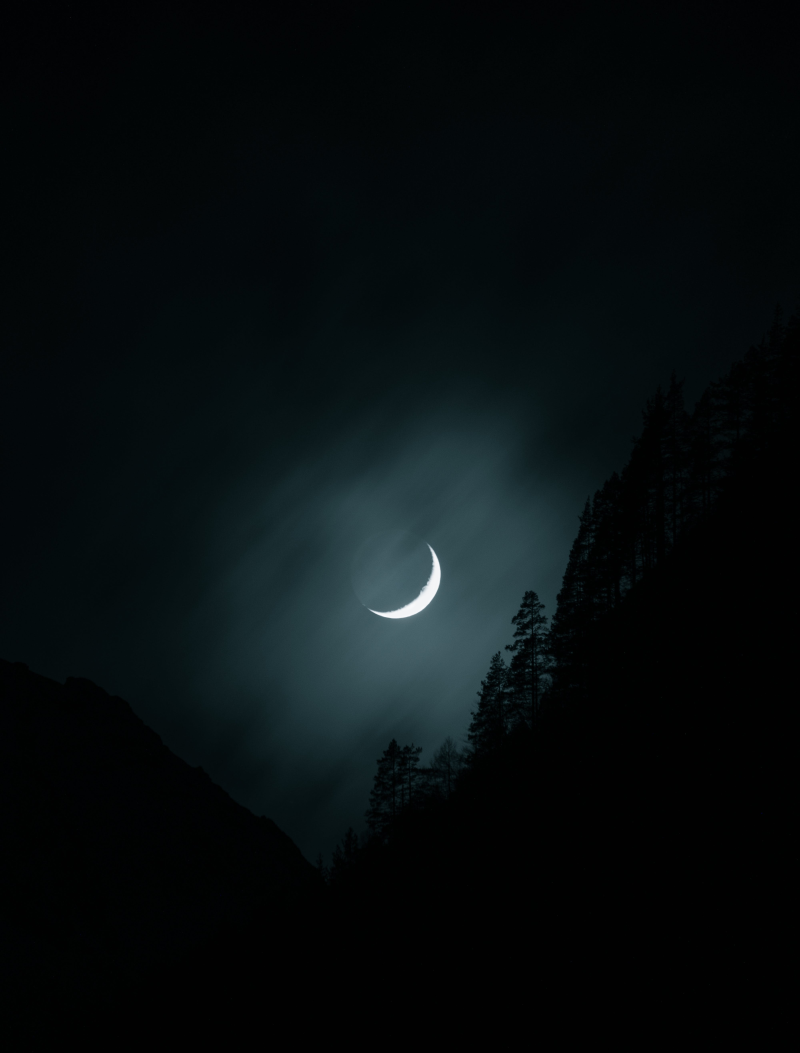
#> input picture moons/NO_test_antoine_2.jpg, 4000 x 5264 px (shown at 1/5 size)
$ python project_elec.py   (older library calls are emulated)
#> lines starting #> are read from the running program, lines starting #| are printed output that depends on the picture; after the words box and inside, x2 and y2 are one past the last pixel; in counts of white or black regions, pixels touching at a corner belong together
import numpy as np
from tkinter import *
from tkinter import Tk
from tkinter.filedialog import askopenfilenames
from tkinter import messagebox
import cv2

def preprocessing(img):
    #pre pocessing
    greyscale = cv2.cvtColor(img, cv2.COLOR_BGR2GRAY)
    blurred = cv2.GaussianBlur(greyscale, (7, 7), 0)
    size = min(img.shape[0],img.shape[1]) - 1 + (min(img.shape[0],img.shape[1])%2)
    binary = cv2.adaptiveThreshold(blurred, 255,cv2.ADAPTIVE_THRESH_GAUSSIAN_C, cv2.THRESH_BINARY,size,0)

    #clean artefacts
    kernel1 = cv2.getStructuringElement(cv2.MORPH_ELLIPSE,(5,5))
    kernel2 = cv2.getStructuringElement(cv2.MORPH_ELLIPSE,(int(size*0.01),int(size*0.01)))
    for i in range(5):
        morph = cv2.morphologyEx(binary, cv2.MORPH_OPEN, kernel1)
        morph = cv2.morphologyEx(morph, cv2.MORPH_CLOSE, kernel1)

    # [5 lines of commented-out code are left out]

    return morph

def sobel(img):
    """
    return the binarized sobel image
    sobel is done in both direction then weighted
    """
    size = min(img.shape[0],img.shape[1]) - 1 + (min(img.shape[0],img.shape[1])%2)
    grad_x = cv2.Sobel(img, cv2.CV_16S, 1, 0, ksize=3, scale=1, delta=0, borderType=cv2.BORDER_DEFAULT)
    grad_y = cv2.Sobel(img, cv2.CV_16S, 0, 1, ksize=3, scale=1, delta=0, borderType=cv2.BORDER_DEFAULT)
    abs_grad_x = cv2.convertScaleAbs(grad_x)
    abs_grad_y = cv2.convertScaleAbs(grad_y)
    wheighted = cv2.addWeighted(abs_grad_x, 0.5, abs_grad_y, 0.5, 0)
    binary = cv2.adaptiveThreshold(wheighted, 255,cv2.ADAPTIVE_THRESH_GAUSSIAN_C, cv2.THRESH_BINARY,size,0)

    #===TEST===
    # cv2.namedWindow("edges", cv2.WINDOW_NORMAL)
    # cv2.imshow("edges", binary)

    return binary

def find_circle(img):
    global edges
    circle_max = min(img.shape[0],img.shape[1])
    circle_min = int(circle_max*0.025)

    #edge detection
    kernel = cv2.getStructuringElement(cv2.MORPH_ELLIPSE,(3,3))
    edges = sobel(binary)
    edges = cv2.dilate(edges, kernel, 1)

    #correlation convolutions
    candidates = []
    for i in range(circle_max,circle_min,-max(10,int((circle_max-circle_min)*0.01))):
        r = i//2
        #generate circle
        circle = np.zeros((i, i), dtype=np.uint8)
        cv2.circle(circle, (r,r), r, (255, 255, 255), 1)

        #correlate
        matchup = cv2.matchTemplate(edges, circle, cv2.TM_CCORR)
        (minVal, maxVal, minLoc, maxLoc) = cv2.minMaxLoc(matchup) #DO NOT TOUTCH!
        top_x = maxLoc[0]
        top_y = maxLoc[1]

        #eval circle luminosity
        rect = edges[top_y:top_y+i, top_x:top_x+i]
        filt = cv2.bitwise_and(circle,rect)
        lum = np.mean(filt)*50

        #save values (center x, center y, radius, luminosity)
        candidates.append([top_x+r, top_y+r, r, int(lum)])

    candidates = np.array(candidates)# do not remove np array is required
    luminosities = candidates[:,3]

    #find local maximums
    #, height=np.mean(luminosities)/2
    #peaks, _ = find_peaks(luminosities, prominence=1.5, distance=50)
    peaks = sort_array(luminosities)

    global circles #required for graph display
    circles = candidates

    # [13 lines of commented-out code are left out]

    return candidates[peaks]

def sort_array(arr):
    """
    return an array of local maximums, sorted on the 'spikiness' of the points
    """
    result = []
    for i in range(3, len(arr) - 3):
        if all(arr[i] > x for x in arr[i-3:i]) and all(arr[i] > x for x in arr[i+1:i+4]):
            result.append(i)
    result.sort(key=lambda x: arr[x] - ((sum(arr[x-3:x]) + sum(arr[x+1:x+4])) / 6), reverse=True)
    return result

def get_luminosity(circle, img):
    global rect
    #crop to keep moon
    cx = int(circle[0])
    cy = int(circle[1])
    r = int(circle[2])
    rect = img[cy-r:cy+r, cx-r:cx+r]

    #attempt to fill holes & iregularities in moon
    rect = cv2.morphologyEx(rect, cv2.MORPH_OPEN, np.ones((3,3),np.uint8))
    rect = cv2.morphologyEx(rect, cv2.MORPH_CLOSE, np.ones((3,3),np.uint8))

    #evaluate luminosity of each half
    means_l = []
    means_r = []
    for i in rect:
        means_l.append(np.mean(i[:len(i)//2]))
        means_r.append(np.mean(i[len(i)//2:]))
    left = np.mean(means_l)/204
    right = np.mean(means_r)/204

    return left, right

def get_lunar_day(left, right):
    if right > left:
        day = 14.75*((left+right)/2)
    else:
        day = 14.75*(1-((left+right)/2))+14.75
    return day

def superpose(img1, img2):
    for i in range(len(img1)):
        for j in range(len(img1[0])):
            img2[i][j] = img1[i][j]

def output_img(img, graph, circle=None, day=None, left=None, right=None):
    size = min(img.shape[0],img.shape[1]) - 1 + (min(img.shape[0],img.shape[1])%2)

    if circle is not None:
        cv2.circle(img, (circle[0],circle[1]), circle[2], (255, 255, 0), 1)
        cv2.circle(img, (circle[0],circle[1]), 2, (255, 255, 0), -1)
        text_size = int(size*0.07)

    if (day is not None) or (day is not None) or (day is not None):
        tmp_rect = cv2.resize(rect, (int(size*0.25), int(size*0.25)))
        superpose(tmp_rect, img)
        cv2.line(img, (0,0), (0, len(tmp_rect)), (255, 0, 255), 1)
        cv2.line(img, (len(tmp_rect)//2,0), (len(tmp_rect)//2,len(tmp_rect)), (255, 0, 255), 1)
        cv2.line(img, (len(tmp_rect),0), (len(tmp_rect),len(tmp_rect)), (255, 0, 255), 1)
        cv2.line(img, (0,0), (len(tmp_rect), 0), (255, 0, 255), 1)
        cv2.line(img, (0, len(tmp_rect)), (len(tmp_rect), len(tmp_rect)), (255, 0, 255), 1)
        cv2.putText(img, f'Day: {int(day)} L: {round(left*100,2)}% R: {round(right*100,2)}%', (5, int(size*0.25)+(text_size//2)), cv2.FONT_HERSHEY_SIMPLEX, text_size/100, (255, 0, 255), 1, cv2.LINE_AA)

    #add luminosity graph (slow things down ALOT)
    graph = np.array(graph)
    max_lum = max(graph[:,3])
    for i in range(len(graph)):
        color = (255, 0, 255)
        if circle is not None and np.array_equal(graph[i],data[0]):
            color = (255, 255, 0)
        val = int(len(img) - ((graph[i][3]/max_lum)*(len(img)/4)))
        cv2.line(img, (i*2,len(img)), (i*2,val), color, 1)
    return img

# =====================================/ MAIN /==================================================================

if __name__ == "__main__":
    global circles
    global binary
    global edges

    Tk().withdraw()
    files = askopenfilenames()
#> the answer given: moons/NO_test_antoine_2.jpg

    for f in files:
        try:
            initial = cv2.imread(f)
#> initial is the input picture: shape (5264, 4000, 3); mean B, G, R 14.5, 12.9, 7
            size = max(len(initial),len(initial[0]))
#> size = 5264
            if (size > 2000):
                scale = 1-((size-2000)/size)
#> scale = 0.38
                initial = cv2.resize(initial, (int(len(initial[0])*scale), int(len(initial)*scale)))
#> initial: shape (2000, 1519, 3)
            binary = preprocessing(initial)
#> in preprocessing, `binary = cv2.adaptiveThreshold(blurred, 255,cv2.ADAPTIVE_THRESH_GAUSSI..`:
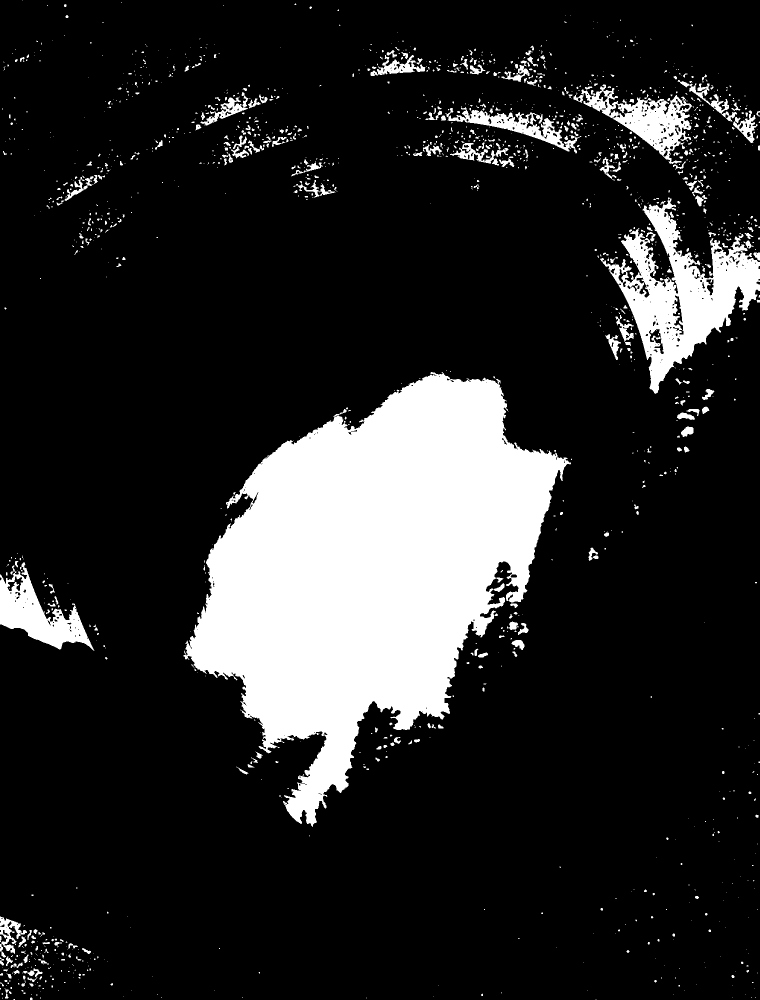
#> binary: shape (2000, 1519) (shown at 1/2 size); 15.8% white; 1588 white regions (1210 under 20 px), largest, box (x1, y1, x2, y2) and area: (367, 744, 1142, 1654) 364594, (1200, 395, 1519, 788) 44907, (0, 1124, 189, 1302) 13122
            data = find_circle(binary)
#> in sobel, `abs_grad_x = cv2.convertScaleAbs(grad_x)`: abs_grad_x: shape (2000, 1519); 1.4% white in thin lines or dots
#> in sobel, `abs_grad_y = cv2.convertScaleAbs(grad_y)`: abs_grad_y: shape (2000, 1519); 1.4% white in thin lines or dots
#> in sobel, `binary = cv2.adaptiveThreshold(wheighted, 255,cv2.ADAPTIVE_THRESH_GAUS..`: binary: shape (2000, 1519); 1.6% white in thin lines or dots
#> in find_circle, `edges = cv2.dilate(edges, kernel, 1)`:
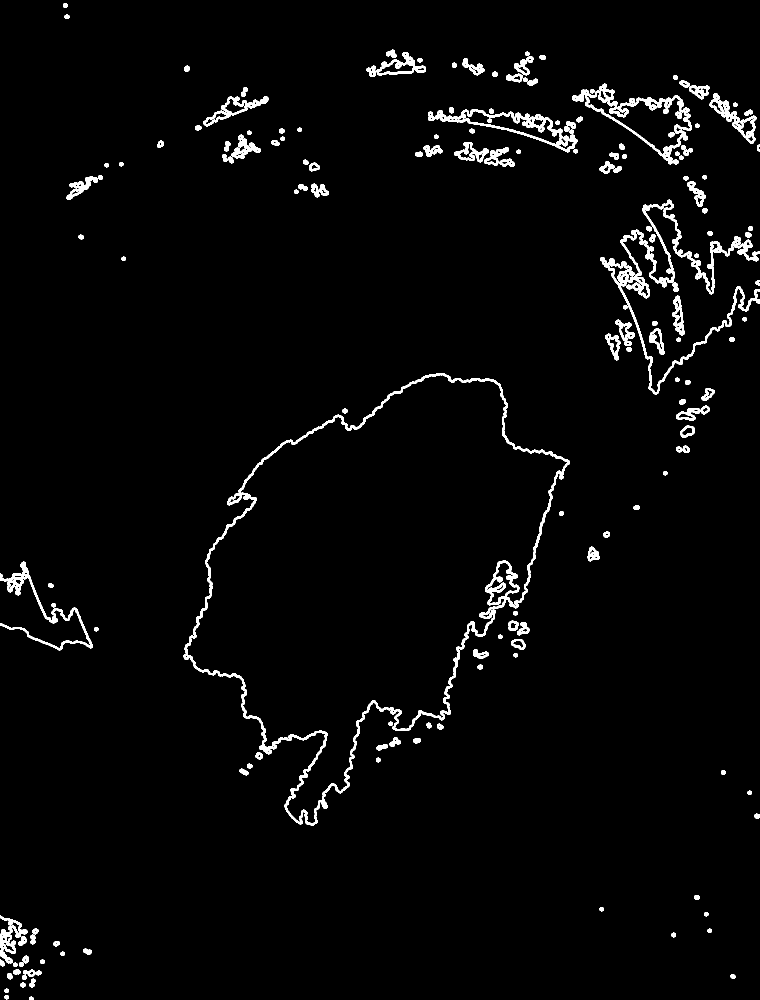
#> edges: shape (2000, 1519) (shown at 1/2 size); 2.7% white; 178 white regions, largest, box (x1, y1, x2, y2) and area: (367, 746, 1140, 1652) 19544, (1200, 399, 1519, 789) 12405, (1145, 167, 1384, 329) 5687
#> the loop in find_circle, `for i in range(circle_max,circle_min,-max(10,int((circle_max-circle_mi..` made 106 passes
#> (minVal, maxVal, minLoc, top_x, top_y, lum) on passes 1 to 12: (2601000, 17426702, (0, 401), 0, 168, 1.48), (2015774.4, 21133126, (11, 402), 0, 170, 1.83), (2015775.4, 25099652, (9, 447), 15, 166, 2.21), (2080800.8, 26530200, (5, 516), 15, 168, 2.38), (910350.7, 24839552, (2, 534), 12, 172, 2.28), (520198.7, 24319352, (0, 537), 10, 174, 2.27), (520197.3, 22043474, (1, 548), 8, 177, 2.1), (520196, 23343974, (1, 543), 5, 181, 2.27), (520198, 25944976, (1, 532), 2, 184, 2.57), (520196.7, 22758752, (1, 553), 0, 187, 2.3), (520196.7, 24319350, (1, 542), 0, 138, 2.51), (520198, 25619852, (1, 548), 9, 134, 2.7)
#> pass 1, in find_circle, `filt = cv2.bitwise_and(circle,rect)`:
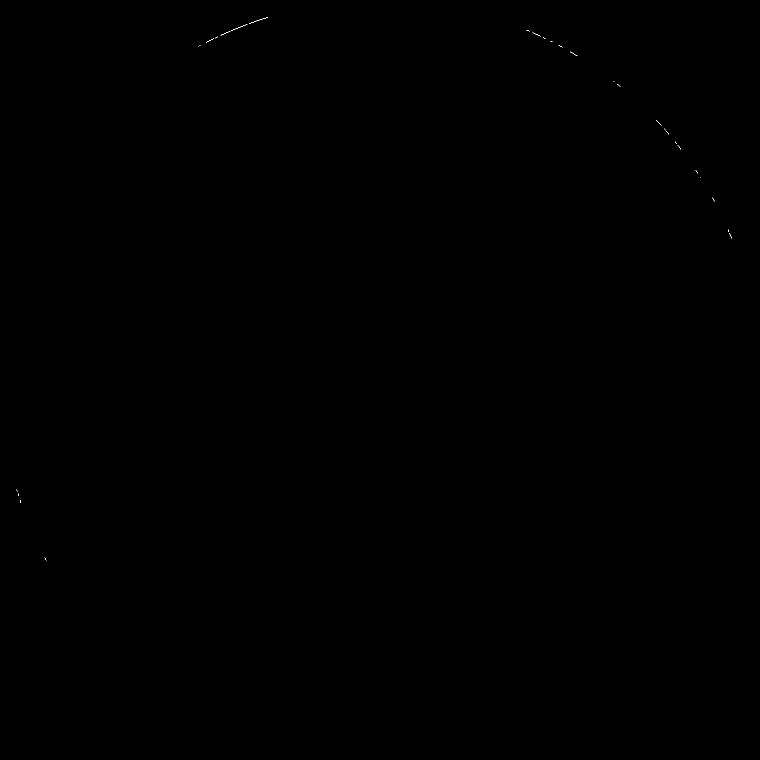
#> filt: shape (1519, 1519) (shown at 1/2 size); 0.01% white in thin lines or dots, all inside (x1, y1, x2, y2) = (33, 34, 1464, 1121)
#> after the loop in find_circle, `for i in range(circle_max,circle_min,-max(10,int((circle_max-circle_mi..`: circle: shape (49, 49); 5.5% white in thin lines or dots
#> after the loop in find_circle, `for i in range(circle_max,circle_min,-max(10,int((circle_max-circle_mi..`: filt: shape (49, 49); 3.8% white in thin lines or dots
#> after the loop in find_circle, `for i in range(circle_max,circle_min,-max(10,int((circle_max-circle_mi..`:
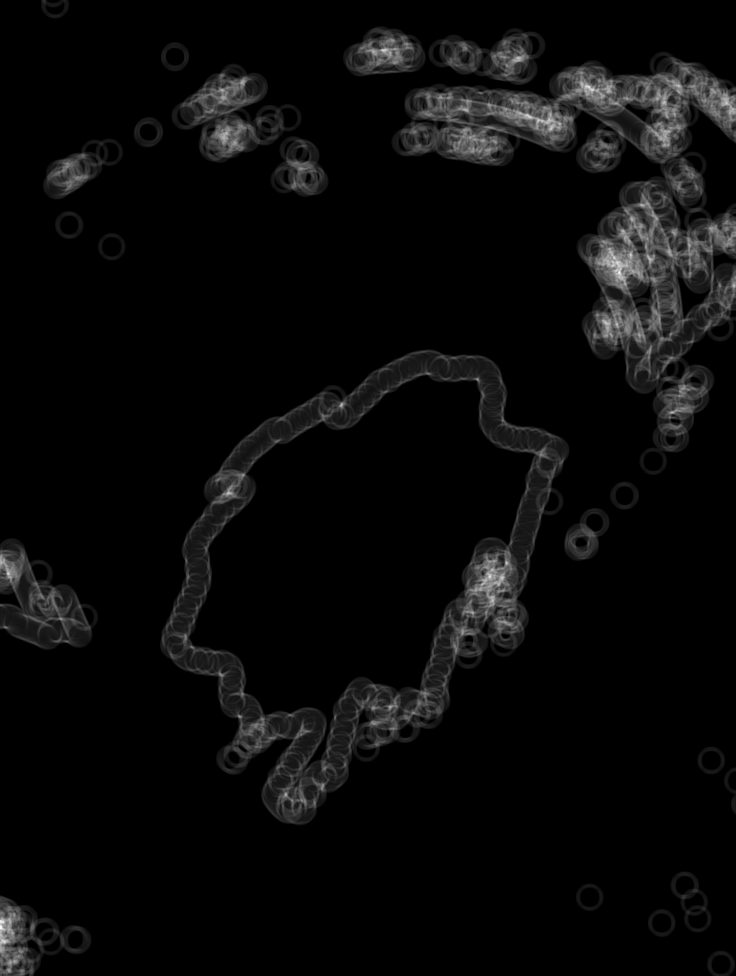
#> matchup: shape (1952, 1471) float32 (shown at 1/2 size); min -0.75, max 5982300, mean 232183.8; drawn with min black and max white
#> after the loop in find_circle, `for i in range(circle_max,circle_min,-max(10,int((circle_max-circle_mi..`: candidates = 106 items, first 6: [759, 927, 759, 1], [752, 922, 752, 1], [760, 911, 745, 2], [753, 906, 738, 2], [743, 903, 731, 2], [734, 898, 724, 2]
#> in find_circle, `candidates = np.array(candidates)# do not remove np array is required`: candidates = 106 rows, first 6: [759, 927, 759, 1], [752, 922, 752, 1], [760, 911, 745, 2], [753, 906, 738, 2], [743, 903, 731, 2], [734, 898, 724, 2]
#> in find_circle, `luminosities = candidates[:,3]`: luminosities = 106 values, max 488 at index 105, min 1 at index 0, mean 29.16
#> the loop in sort_array, `for i in range(3, len(arr) - 3):` made 100 passes
#> after the loop in sort_array, `for i in range(3, len(arr) - 3):`: result = [25]
#> in find_circle, `circles = candidates`: circles has the same summary as candidates
#> data = [[721, 837, 584, 4]]
            if len(data) > 0:
                left, right = get_luminosity(data[0], binary)
#> in get_luminosity, `cx = int(circle[0])`: cx = 721
#> in get_luminosity, `cy = int(circle[1])`: cy = 837
#> in get_luminosity, `r = int(circle[2])`: r = 584
#> in get_luminosity, `rect = img[cy-r:cy+r, cx-r:cx+r]`:
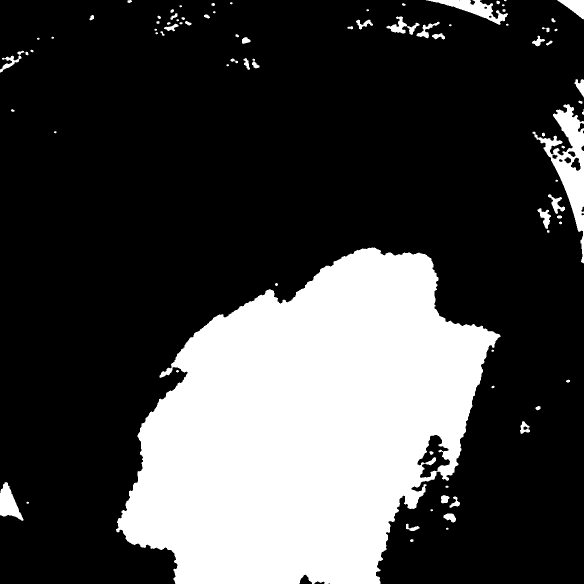
#> rect: shape (1168, 1168) (shown at 1/2 size); 26.5% white; 86 white regions (22 under 20 px), largest, box (x1, y1, x2, y2) and area: (232, 495, 1001, 1168) 338394, (1065, 208, 1168, 527) 9607, (852, 0, 1016, 50) 2627
#> in get_luminosity, `rect = cv2.morphologyEx(rect, cv2.MORPH_OPEN, np.ones((3,3),np.uint8))`: rect: shape (1168, 1168); 26.4% white; 98 white regions (27 under 20 px), largest, box (x1, y1, x2, y2) and area: (232, 495, 1001, 1168) 337848, (1069, 209, 1168, 526) 9539, (857, 0, 1016, 49) 2609
#> in get_luminosity, `rect = cv2.morphologyEx(rect, cv2.MORPH_CLOSE, np.ones((3,3),np.uint8))`: rect: shape (1168, 1168); 26.5% white; 92 white regions (25 under 20 px), largest, box (x1, y1, x2, y2) and area: (232, 495, 1001, 1168) 338158, (1065, 209, 1168, 526) 9619, (857, 0, 1016, 49) 2619
#> after the loop in get_luminosity, `for i in rect:`: means_l = 1168 values, max 167.2 at index 1029, min 0 at index 14, mean 57.4; means_r = 1168 values, max 182.1 at index 671, min 0 at index 92, mean 77.54
#> in get_luminosity, `left = np.mean(means_l)/204`: left = 0.281
#> in get_luminosity, `right = np.mean(means_r)/204`: right = 0.38
#> left = 0.281; right = 0.38
                day = get_lunar_day(left, right)
#> in get_lunar_day, `day = 14.75*((left+right)/2)`: day = 4.88
#> day = 4.88
                output = output_img(initial, circles, data[0], day, left, right)
#> in output_img, `cv2.circle(img, (circle[0],circle[1]), 2, (255, 255, 0), -1)`: img: shape (2000, 1519, 3); mean B, G, R 14.7, 13.2, 6.9
#> in output_img, `cv2.line(img, (0,0), (0, len(tmp_rect)), (255, 0, 255), 1)`: img: shape (2000, 1519, 3); mean B, G, R 17.7, 16.1, 10.1
#> in output_img, `cv2.line(img, (len(tmp_rect)//2,0), (len(tmp_rect)//2,len(tmp_rect)), ..`: img: shape (2000, 1519, 3); mean B, G, R 17.7, 16.1, 10.1
#> in output_img, `cv2.line(img, (0,0), (len(tmp_rect), 0), (255, 0, 255), 1)`: img: shape (2000, 1519, 3); mean B, G, R 17.7, 16.1, 10.1
#> in output_img, `cv2.line(img, (0, len(tmp_rect)), (len(tmp_rect), len(tmp_rect)), (255..`: img: shape (2000, 1519, 3); mean B, G, R 17.8, 16.1, 10.2
#> in output_img, `graph = np.array(graph)`: graph has the same summary as candidates in find_circle
#> in output_img, `max_lum = max(graph[:,3])`: max_lum = 488
#> the loop in output_img, `for i in range(len(graph)):` made 106 passes
#> (color, val) on passes 1 to 12: ((255, 0, 255), 1998), ((255, 0, 255), 1998), ((255, 0, 255), 1997), ((255, 0, 255), 1997), ((255, 0, 255), 1997), ((255, 0, 255), 1997), ((255, 0, 255), 1997), ((255, 0, 255), 1997), ((255, 0, 255), 1997), ((255, 0, 255), 1997), ((255, 0, 255), 1997), ((255, 0, 255), 1997)
#> after the loop in output_img, `for i in range(len(graph)):`:
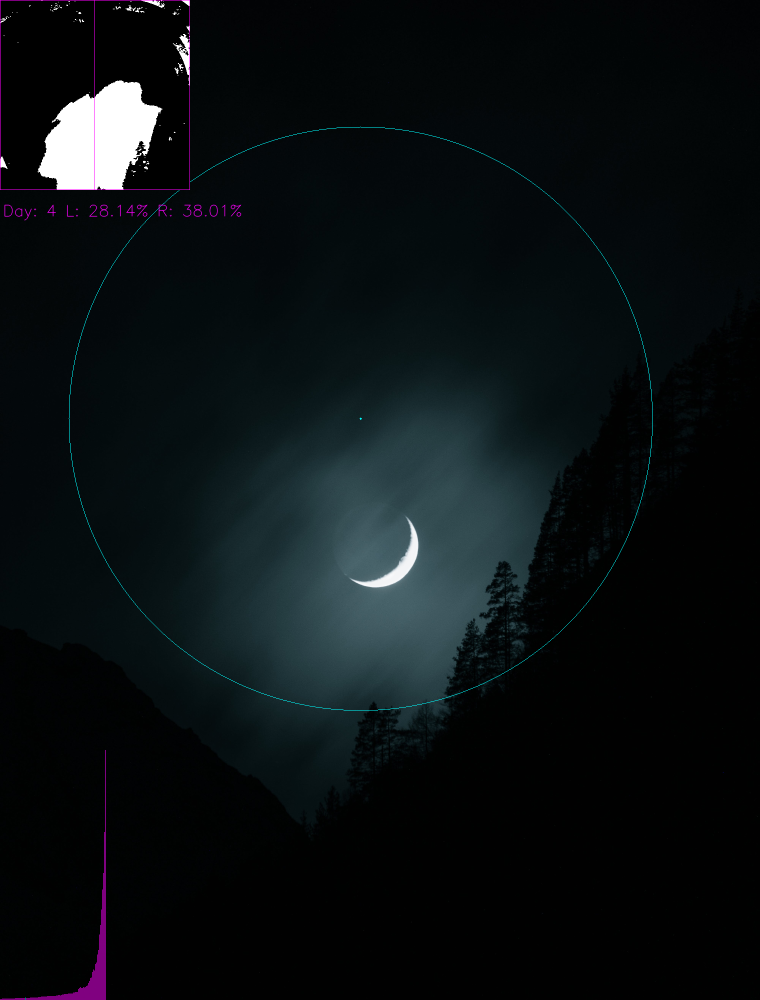
#> img: shape (2000, 1519, 3) (shown at 1/2 size); mean B, G, R 18.1, 16.1, 10.6
            else:
                output = output_img(initial, circles)
            cv2.namedWindow(f, cv2.WINDOW_NORMAL)
            cv2.imshow(f, output)
        except TypeError:
            messagebox.showinfo("Not an Image", f"{f} is not an image")
    cv2.waitKey(0)
    cv2.destroyAllWindows()
